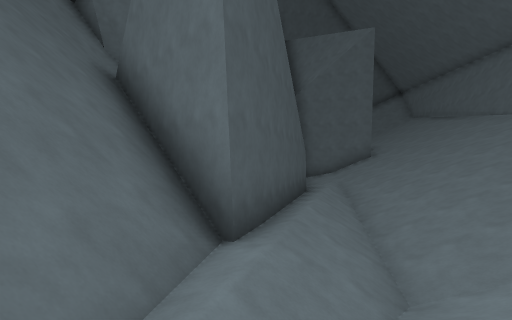
[1] (above)

12 first-person views from a walk through a 3-D level made in the Godot game engine. The camera is 1.2 m above the floor, looks level and sees 80° across. The floor is counted in squares, 2 m on a side. Each view is taken from the middle of a square. On the plan, view 1 faces up. The plan holds only what a view shows up to about 9 squares ahead; the rest is blank. The place goes on beyond the plan. Door leaves are left out where a doorway can be walked through.

[2]
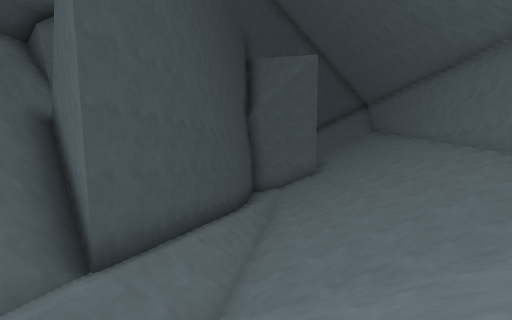

[3]
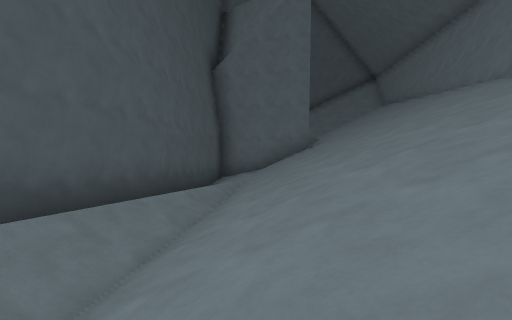

[4]
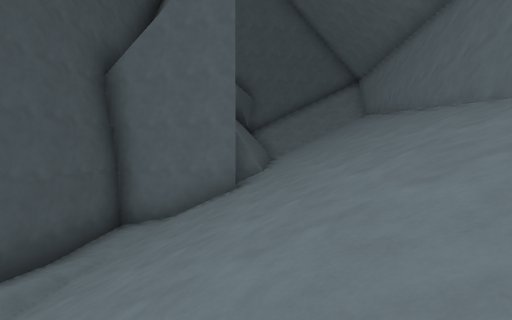

[5]
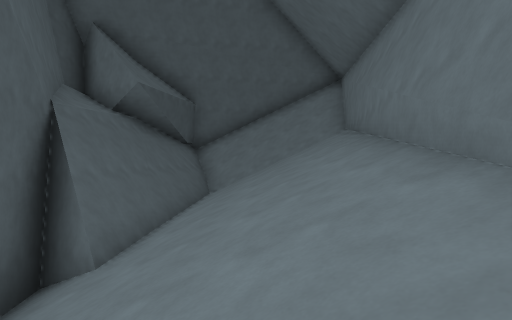

[6]
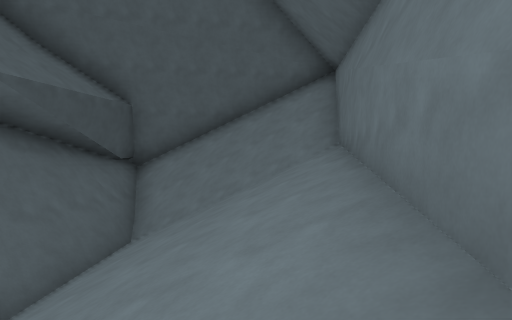

[7]
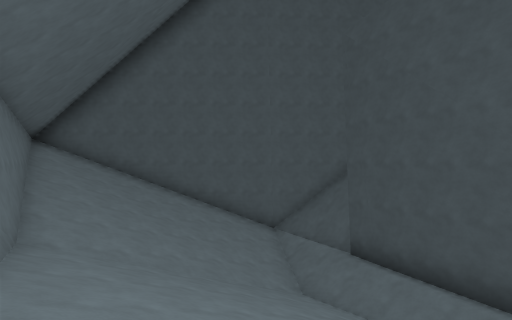

[8]
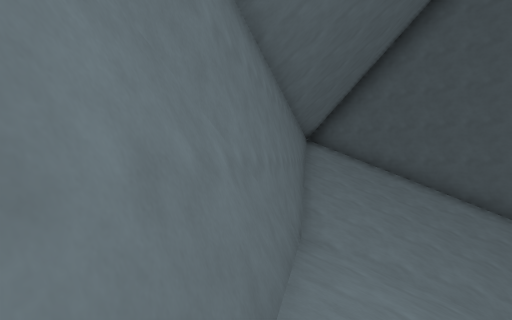

[9]
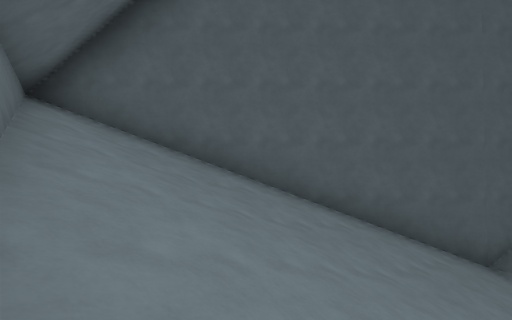

[10]
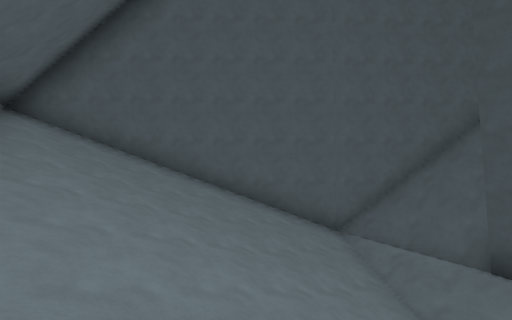

[11]
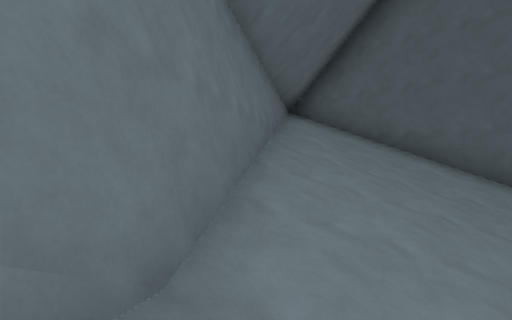

[12]
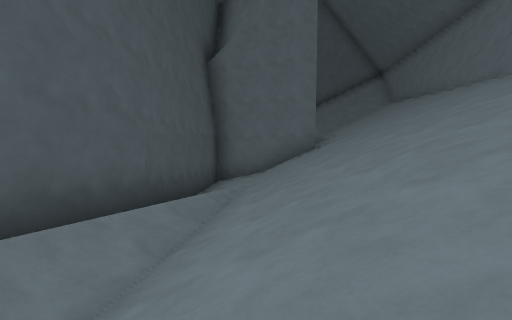

### Floor plan
Key: @ floor where view 1 was taken; # wall or solid block; . floor; / step, stairs or slope.
Columns run from 4 left of view 1 to 10 right of it. Each row starts with its distance up from view 1.
 21          ######
 20          #////#
 19          #////#
 18          #////#
 17          #////#
 16          #///##
 15         ##///#
 14         ##///#
 13      ####////#
 12      #.//////#
 11      #./////##
 10      #./////#
  9      #./////#
  8      #//////#
  7 ### ##//////#
  6 #/# #.//////#
  5 //###//////##
  4 ///##//////#
  3  ///.//////#
  2 ##/////////#
  1  ##////////#
  0   ##@/////##
 -1    ##/////#
 -2     ##////#
 -3      ##///#
 -4       ##//#
 -5        ####

Where each view was taken, in squares from view 1:
view 1: 0 up, 0 right, facing up
view 2: 1 down, 2 right, facing up
view 3: 3 up, 3 right, facing up
view 4: 6 up, 5 right, facing up
view 5: 10 up, 7 right, facing up
view 6: 13 up, 8 right, facing up
view 7: 7 up, 7 right, facing down-left
view 8: 6 up, 7 right, facing down
view 9: 1 up, 6 right, facing down-left
view 10: 4 up, 6 right, facing down-left
view 11: 3 up, 6 right, facing down
view 12: 4 up, 3 right, facing up
